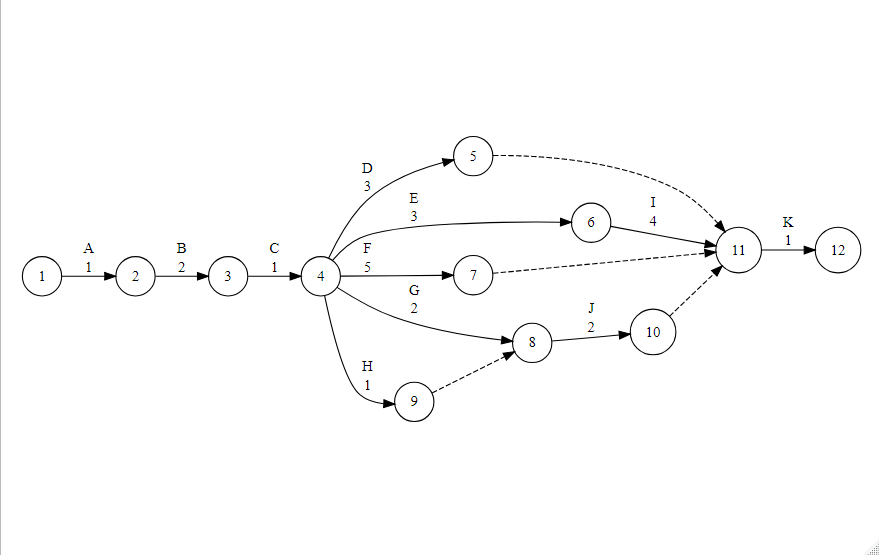

R code for this plot:
### ARROW DIAGRAM ###

# Import DiagrammeR package
library(DiagrammeR)

# Build arrow diagram
grViz("
digraph {

# Set diagram direction
graph [rankdir = LR]

# Set nodes
1 [shape = circle, label = '1']
2 [shape = circle, label = '2']
3 [shape = circle, label = '3']
4 [shape = circle, label = '4']
5 [shape = circle, label = '5']
6 [shape = circle, label = '6']
7 [shape = circle, label = '7']
8 [shape = circle, label = '8']
9 [shape = circle, label = '9']
10 [shape = circle, label = '10']
11 [shape = circle, label = '11']
12 [shape = circle, label = '12']

# Specify nodes connections
1 -> 2 [label = 'A \n 1']
2 -> 3 [label = 'B \n 2']
3 -> 4 [label = 'C \n 1']
4 -> 5 [label = 'D \n 3']
4 -> 6 [label = 'E \n 3']
4 -> 7 [label = 'F \n 5']
4 -> 8 [label = 'G \n 2']
4 -> 9 [label = 'H \n 1']
5 -> 11 [style = dashed]
6 -> 11 [label = 'I \n 4']
7 -> 11 [style = dashed]
8 -> 10 [label = 'J \n 2']
9 -> 8 [style = dashed]
10 -> 11 [style = dashed] 
11 -> 12 [label = 'K \n 1']

}
")
